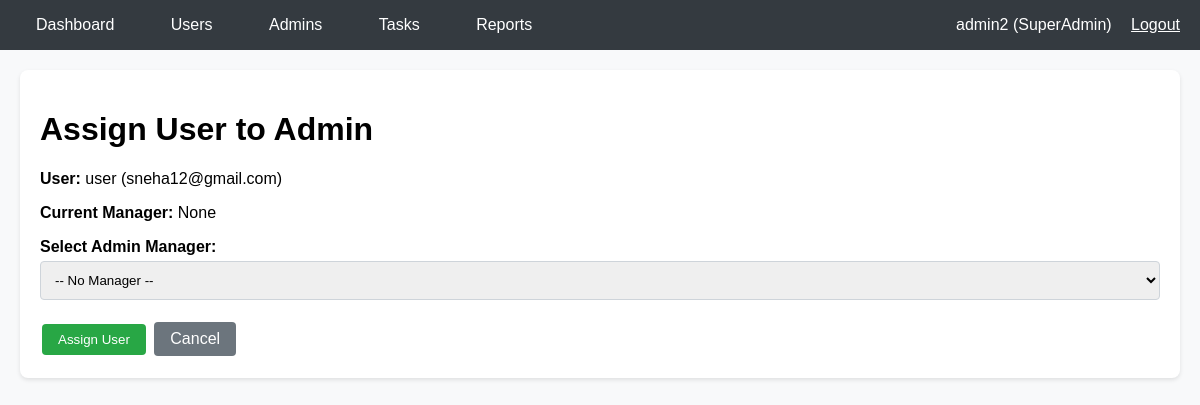
The page /panel/users/4/assign/ (signed in) on the database its author committed.
### users/models.py (models this page shows, shortened)
class Users(AbstractUser):
    ROLE_CHOICES = [
        ('user', 'User'),
        ('admin', 'Admin'),
    ]
    email = models.EmailField(unique=True)
    role = models.CharField(max_length=20, choices=ROLE_CHOICES, default='user')
    admin = models.ForeignKey('self', on_delete=models.SET_NULL, null=True, blank=True, related_name='managed_users')

### tasks/admin_views.py (the view, shortened to what this page needs)
# urls.py: path('users/<int:user_id>/assign/', admin_views.assign_user_to_admin, name='assign_user'),
@login_required
def assign_user_to_admin(request, user_id):
    if not request.user.is_superuser:
        return render(request, '403.html')
    user_obj = get_object_or_404(User, id=user_id)
    admins = User.objects.filter(role='admin')
    return render(request, 'admin/assign_user.html', {
        'user_obj': user_obj,
        'admins': admins
    })

### task_manager/templates/admin/assign_user.html (shortened to what this page needs)
{% extends 'base.html' %}
{% block content %}
<div class="card">
    <h1>Assign User to Admin</h1>
    <p><strong>User:</strong> {{ user_obj.username }} ({{ user_obj.email }})</p>
    <p><strong>Current Manager:</strong> {{ user_obj.admin.username|default:"None" }}</p>
    <form method="post">
        <div class="form-group">
            <label for="admin_id">Select Admin Manager:</label>
            <select name="admin_id" id="admin_id" class="form-control">
                <option value="">-- No Manager --</option>
            </select>
        </div>
        <div style="margin-top: 20px;">
            <button type="submit" class="btn btn-success">Assign User</button>
            <a href="{% url 'users_list' %}" class="btn btn-secondary">Cancel</a>
        </div>
    </form>
</div>
{% endblock %}

### task_manager/templates/base.html (shortened to what this page needs)
<!DOCTYPE html>
<html>
<head>
</head>
<body>
    <div class="header">
        <div class="container">
            <div class="nav">
                <div class="nav-links">
                    <a href="{% url 'dashboard' %}">Dashboard</a>
                    {% if user.is_superuser %}
                        <a href="{% url 'users_list' %}">Users</a>
                        <a href="{% url 'admins_list' %}">Admins</a>
                    {% endif %}
                    {% if user.is_superuser or user.role == 'admin' %}
                        <a href="{% url 'tasks_list' %}">Tasks</a>
                        <a href="{% url 'reports_list' %}">Reports</a>
                    {% endif %}
                </div>
                <div>
                    <span>{{ user.username }} ({% if user.is_superuser %}SuperAdmin{% else %}{{ user.get_role_display }}{% endif %})</span>
                    <a href="{% url 'logout' %}" style="color: white; margin-left: 15px;">Logout</a>
                </div>
            </div>
        </div>
    </div>
    <div class="container">
        <div class="content">
            {% block content %}{% endblock %}
        </div>
    </div>
</body>
</html>

### task_manager/templates/base.html (style rules this page uses)
body { font-family: Arial, sans-serif; margin: 0; padding: 0; background: #f8f9fa; }
.header { background: #343a40; color: white; padding: 1rem 0; }
.container { max-width: 1200px; margin: 0 auto; padding: 0 20px; }
.nav { display: flex; justify-content: space-between; align-items: center; }
.nav-links a { color: white; text-decoration: none; margin-right: 20px; padding: 8px 16px; border-radius: 4px; }
.content { padding: 20px 0; }
.card { background: white; padding: 20px; border-radius: 8px; box-shadow: 0 2px 4px rgba(0,0,0,0.1); margin-bottom: 20px; }
.btn { padding: 8px 16px; background: #007bff; color: white; text-decoration: none; border-radius: 4px; display: inline-block; margin: 2px; border: none; cursor: pointer; }
.btn-success { background: #28a745; }
.btn-secondary { background: #6c757d; }
.form-group { margin-bottom: 15px; }
.form-group label { display: block; margin-bottom: 5px; font-weight: bold; }
.form-group input, .form-group select, .form-group textarea { width: 100%; padding: 10px; border: 1px solid #ced4da; border-radius: 4px; box-sizing: border-box; }

### rows shown on the page
Users: username "admin2"
Users: username "user", email "sneha12@gmail.com", admin.username "None"
